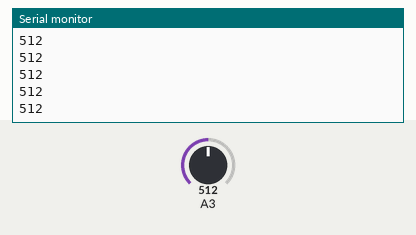
This sketch was run on a simulated Arduino Uno, built with avr-gcc and run on an emulated ATmega328P. On the bench: the last lines printed to the serial monitor. Inputs (shaded band) come from the test bench; at power-on: A3 = 512.

Above: at 1.7 s.
1.8 s: A3 set to 716
At 2.6 s:
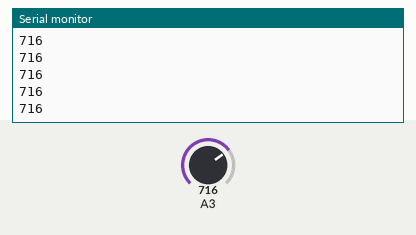
3.3 s: A3 set to 900
At 4.2 s:
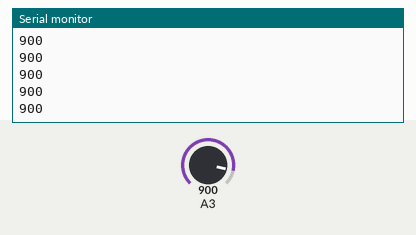
Timing chart, 0 to 6.3 s (numbered marks = the images above; inputs shaded):
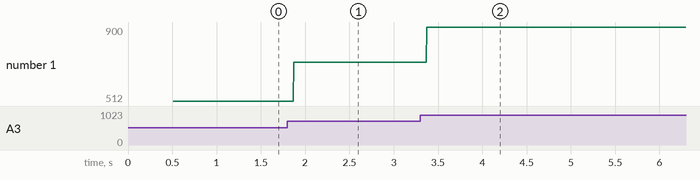

Measured:
- after the input at 1.8 s, the serial monitor: prints a new line after 0.07 s (image 1)
- after the input at 3.3 s, the serial monitor: prints a new line after 0.07 s (image 2)
- plotted number 1: 512 → 716 after the input at 1.8 s, 716 → 900 after the input at 3.3 s

The sketch:

ReadTest.ino
```cpp
void setup()
{
  Serial.begin(9600);
  delay(500);

  while (!Serial);
  Serial.println("Connected");
}

void loop()
{
  Serial.println(analogRead(A3));
  //BlindSearch();
  //DAC(int((sin(v*3.14159*2/1023)+1)*1023/2),'A',0);
  //DAC(int((cos(3*v*3.14159*2/1023)+1)*1023/2),'B',2);
}
```
